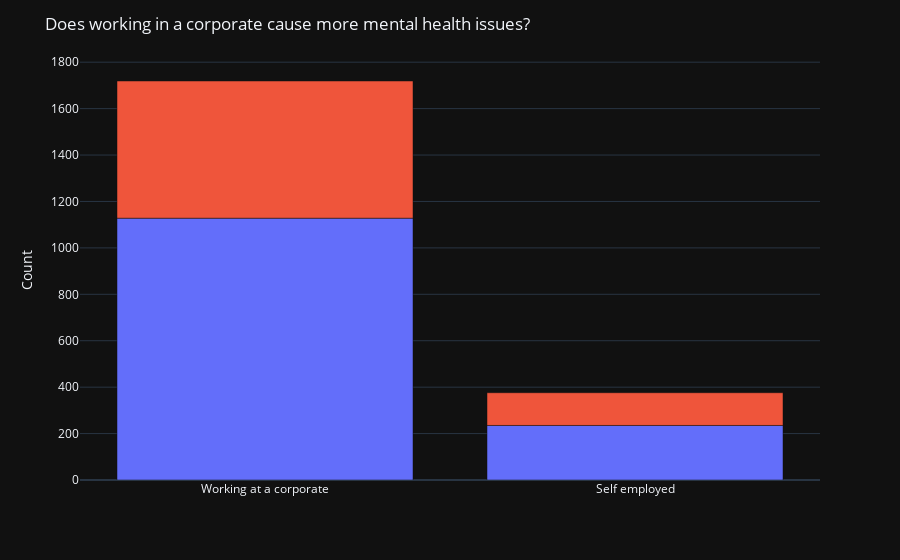

The notebook cell this image was saved under:
### Code cell
fig = px.bar([[corp_diag, corp_notdiag], [self_diag, self_notdiag]],
            labels={
                "variable":"Diagnosed",
                "value":"Count",
                "index":"Self employed?"
            })

fig.update_layout(
    xaxis = dict(
        tickmode = 'array',
        tickvals = [0, 1],
        ticktext = ['Working at a corporate', 'Self employed']
    ),
    title="Does working in a corporate cause more mental health issues?",
    xaxis_title="",
    yaxis_title="Count",
    
    template="plotly_dark"
)

fig.update_layout(showlegend=False)
fig.show()

### Figure 1 — Plotly figure (JSON) as saved in the notebook; plotly's stock layout.template omitted (floating-point values rounded to 4 significant figures)
{"data": [{"alignmentgroup": "True", "hovertemplate": "Diagnosed=0<br>Self employed?=%{x}<br>Count=%{y}<extra></extra>", "legendgroup": "0", "marker": {"color": "#636efa", "pattern": {"shape": ""}}, "name": "0", "offsetgroup": "0", "orientation": "v", "showlegend": true, "textposition": "auto", "type": "bar", "x": [0, 1], "xaxis": "x", "y": [1128, 235], "yaxis": "y"}, {"alignmentgroup": "True", "hovertemplate": "Diagnosed=1<br>Self employed?=%{x}<br>Count=%{y}<extra></extra>", "legendgroup": "1", "marker": {"color": "#EF553B", "pattern": {"shape": ""}}, "name": "1", "offsetgroup": "1", "orientation": "v", "showlegend": true, "textposition": "auto", "type": "bar", "x": [0, 1], "xaxis": "x", "y": [591, 141], "yaxis": "y"}], "layout": {"barmode": "relative", "legend": {"title": {"text": "Diagnosed"}, "tracegroupgap": 0}, "margin": {"t": 60}, "showlegend": false, "title": {"text": "Does working in a corporate cause more mental health issues?"}, "xaxis": {"anchor": "y", "domain": [0, 1], "tickmode": "array", "ticktext": ["Working at a corporate", "Self employed"], "tickvals": [0, 1], "title": {"text": ""}}, "yaxis": {"anchor": "x", "domain": [0, 1], "title": {"text": "Count"}}}}
